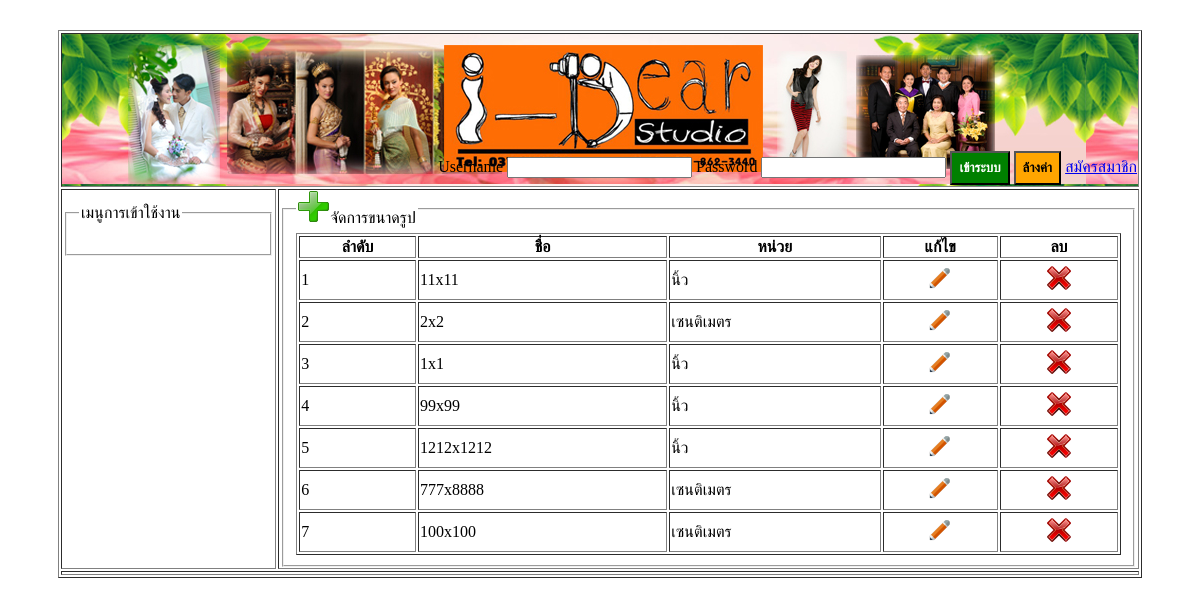
Page /photo_size_manage.php on the committed database.
### tables this page shows
CREATE TABLE IF NOT EXISTS `photo_size` (
  `size_id` int(11) NOT NULL AUTO_INCREMENT,
  `size_name` varchar(50) NOT NULL,
  `size_unit` varchar(25) NOT NULL,
  PRIMARY KEY (`size_id`)
);

### photo_size_manage.php (the view)
<?php include './inc_header.php'; ?>
<?php include './db/connect_db.php';?>
<?php
$sql = "SELECT * FROM photo_size ORDER BY size_id ASC";
$result = mysqli_query($conn, $sql);
?>
<tr>
    <td style="width:20%;vertical-align: text-top"><?php include './inc_menuleft.php'; ?></td>
    <td style="vertical-align: text-top">
        <fieldset>
            <legend><a href="photo_size_form.php"><img src="image/icon/32x32-add-icon.png"/></a>จัดการขนาดรูป</legend>
            <table border="1">
                <thead>
                    <tr>
                        <th>ลำดับ</th>
                        <th>ชื่อ</th>
                        <th>หน่วย</th>
                        <th>แก้ไข</th>
                        <th>ลบ</th>
                    </tr>
                </thead>
                <tbody>
                    <?php $i = 1;while ($row = mysqli_fetch_array($result)) { ?>
                        <tr>
                            <td><?=$i?></td>
                            <td><?=$row['size_name']?></td>
                            <td><?=$row['size_unit']?></td>
                            <td style="text-align: center">
                                <a href="photo_size_form.php?id=<?=$row['size_id']?>"><img src="image/icon/32x32-edit-icon.png"/></a>
                            </td>
                             <td style="text-align: center">
                                <a href="photo_size_delete.php?id=<?=$row['size_id']?>" onclick="return confirm('ยืนยันการลบข้อมูล')">
                                    <img src="image/icon/32x32-delete-icon.png"/>
                                </a>
                            </td>
                        </tr>
                    <?php $i++;} ?>
                </tbody>
            </table>
        </fieldset>
    </td>
</tr>
<?php include './inc_footer.php'; ?>

### css/style.css (style rules this page uses)
table { width: 100%; }

### rows in the picture
photo_size: size_name "11x11", size_unit "นิ้ว"
photo_size: size_name "2x2", size_unit "เซนติเมตร"
photo_size: size_name "1x1", size_unit "นิ้ว"
photo_size: size_name "99x99", size_unit "นิ้ว"
photo_size: size_name "1212x1212", size_unit "นิ้ว"
photo_size: size_name "777x8888", size_unit "เซนติเมตร"
photo_size: size_name "100x100", size_unit "เซนติเมตร"
